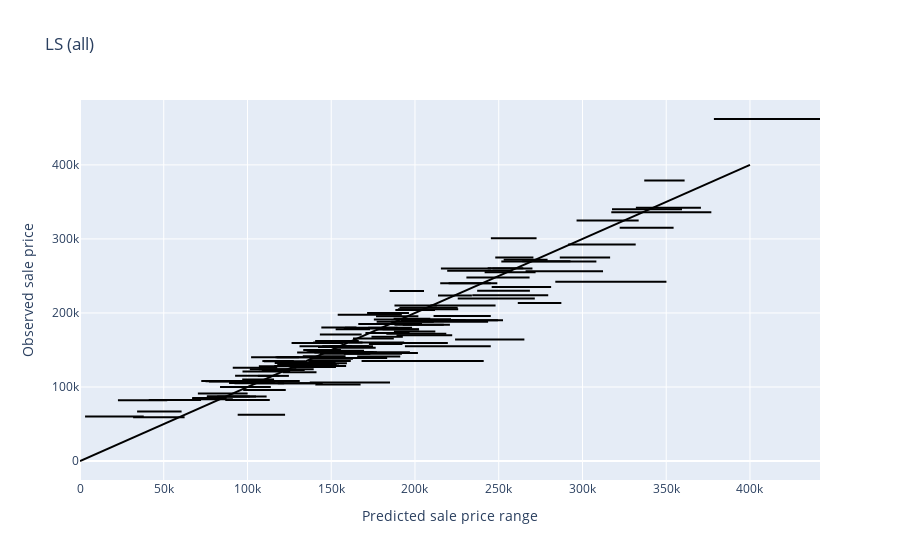

The code cell stored with this chart in its notebook:
### Markdown cell above
Let's use the prediction stability plot function to visualize the range of perturbed predictions for 150 validation set houses for each fit.

### Code cell
val_sample_id = np.random.choice(ames_val_preprocessed.shape[0], 150, replace=False)
plot_prediction_range(ls_all_val_pred_perturbed, 'LS (all)', sample_index=val_sample_id)

### Figure 1 — Plotly figure (JSON) as saved in the notebook; plotly's stock layout.template omitted (floating-point values rounded to 4 significant figures)
{"data": [{"line": {"color": "black"}, "mode": "lines", "showlegend": false, "type": "scatter", "x": [176700.0, 202000.0], "y": [195500, 195500]}, {"line": {"color": "black"}, "mode": "lines", "showlegend": false, "type": "scatter", "x": [187400.0, 212100.0], "y": [175000, 175000]}, {"line": {"color": "black"}, "mode": "lines", "showlegend": false, "type": "scatter", "x": [220100.0, 249200.0], "y": [240000, 240000]}, {"line": {"color": "black"}, "mode": "lines", "showlegend": false, "type": "scatter", "x": [192000.0, 221500.0], "y": [191500, 191500]}, {"line": {"color": "black"}, "mode": "lines", "showlegend": false, "type": "scatter", "x": [166100.0, 204200.0], "y": [185000, 185000]}, {"line": {"color": "black"}, "mode": "lines", "showlegend": false, "type": "scatter", "x": [152600.0, 173200.0], "y": [178000, 178000]}, {"line": {"color": "black"}, "mode": "lines", "showlegend": false, "type": "scatter", "x": [144100.0, 165100.0], "y": [180400, 180400]}, {"line": {"color": "black"}, "mode": "lines", "showlegend": false, "type": "scatter", "x": [223900.0, 265300.0], "y": [164000, 164000]}, {"line": {"color": "black"}, "mode": "lines", "showlegend": false, "type": "scatter", "x": [194000.0, 245300.0], "y": [155000, 155000]}, {"line": {"color": "black"}, "mode": "lines", "showlegend": false, "type": "scatter", "x": [209200.0, 248100.0], "y": [210000, 210000]}, {"line": {"color": "black"}, "mode": "lines", "showlegend": false, "type": "scatter", "x": [245800.0, 281300.0], "y": [235000, 235000]}, {"line": {"color": "black"}, "mode": "lines", "showlegend": false, "type": "scatter", "x": [291400.0, 331800.0], "y": [292500, 292500]}, {"line": {"color": "black"}, "mode": "lines", "showlegend": false, "type": "scatter", "x": [211300.0, 249500.0], "y": [190000, 190000]}, {"line": {"color": "black"}, "mode": "lines", "showlegend": false, "type": "scatter", "x": [153900.0, 192200.0], "y": [197500, 197500]}, {"line": {"color": "black"}, "mode": "lines", "showlegend": false, "type": "scatter", "x": [91210.0, 117800.0], "y": [126000, 126000]}, {"line": {"color": "black"}, "mode": "lines", "showlegend": false, "type": "scatter", "x": [97420.0, 122800.0], "y": [96000, 96000]}, {"line": {"color": "black"}, "mode": "lines", "showlegend": false, "type": "scatter", "x": [88990.0, 116400.0], "y": [105500, 105500]}, {"line": {"color": "black"}, "mode": "lines", "showlegend": false, "type": "scatter", "x": [108500.0, 134200.0], "y": [123000, 123000]}, {"line": {"color": "black"}, "mode": "lines", "showlegend": false, "type": "scatter", "x": [136400.0, 157300.0], "y": [148500, 148500]}, {"line": {"color": "black"}, "mode": "lines", "showlegend": false, "type": "scatter", "x": [135300.0, 169600.0], "y": [148800, 148800]}, {"line": {"color": "black"}, "mode": "lines", "showlegend": false, "type": "scatter", "x": [378500.0, 441800.0], "y": [462000, 462000]}, {"line": {"color": "black"}, "mode": "lines", "showlegend": false, "type": "scatter", "x": [296500.0, 333600.0], "y": [325000, 325000]}, {"line": {"color": "black"}, "mode": "lines", "showlegend": false, "type": "scatter", "x": [266000.0, 312300.0], "y": [256300, 256300]}, {"line": {"color": "black"}, "mode": "lines", "showlegend": false, "type": "scatter", "x": [286500.0, 316500.0], "y": [275000, 275000]}, {"line": {"color": "black"}, "mode": "lines", "showlegend": false, "type": "scatter", "x": [336900.0, 361000.0], "y": [379000, 379000]}, {"line": {"color": "black"}, "mode": "lines", "showlegend": false, "type": "scatter", "x": [331900.0, 370700.0], "y": [342000, 342000]}, {"line": {"color": "black"}, "mode": "lines", "showlegend": false, "type": "scatter", "x": [211100.0, 236300.0], "y": [196000, 196000]}, {"line": {"color": "black"}, "mode": "lines", "showlegend": false, "type": "scatter", "x": [174000.0, 192700.0], "y": [167800, 167800]}, {"line": {"color": "black"}, "mode": "lines", "showlegend": false, "type": "scatter", "x": [160600.0, 193500.0], "y": [160200, 160200]}, {"line": {"color": "black"}, "mode": "lines", "showlegend": false, "type": "scatter", "x": [187700.0, 217200.0], "y": [184100, 184100]}, {"line": {"color": "black"}, "mode": "lines", "showlegend": false, "type": "scatter", "x": [163000.0, 187400.0], "y": [165500, 165500]}, {"line": {"color": "black"}, "mode": "lines", "showlegend": false, "type": "scatter", "x": [187200.0, 209200.0], "y": [192000, 192000]}, {"line": {"color": "black"}, "mode": "lines", "showlegend": false, "type": "scatter", "x": [158200.0, 189600.0], "y": [180000, 180000]}, {"line": {"color": "black"}, "mode": "lines", "showlegend": false, "type": "scatter", "x": [317600.0, 359400.0], "y": [340000, 340000]}, {"line": {"color": "black"}, "mode": "lines", "showlegend": false, "type": "scatter", "x": [317200.0, 376900.0], "y": [336000, 336000]}, {"line": {"color": "black"}, "mode": "lines", "showlegend": false, "type": "scatter", "x": [243400.0, 264700.0], "y": [260400, 260400]}, {"line": {"color": "black"}, "mode": "lines", "showlegend": false, "type": "scatter", "x": [246200.0, 270100.0], "y": [260000, 260000]}, {"line": {"color": "black"}, "mode": "lines", "showlegend": false, "type": "scatter", "x": [230700.0, 268400.0], "y": [248000, 248000]}, {"line": {"color": "black"}, "mode": "lines", "showlegend": false, "type": "scatter", "x": [215500.0, 245700.0], "y": [260000, 260000]}, {"line": {"color": "black"}, "mode": "lines", "showlegend": false, "type": "scatter", "x": [187800.0, 213100.0], "y": [210000, 210000]}, {"line": {"color": "black"}, "mode": "lines", "showlegend": false, "type": "scatter", "x": [184800.0, 205400.0], "y": [229800, 229800]}, {"line": {"color": "black"}, "mode": "lines", "showlegend": false, "type": "scatter", "x": [153200.0, 177300.0], "y": [147000, 147000]}, {"line": {"color": "black"}, "mode": "lines", "showlegend": false, "type": "scatter", "x": [157500.0, 196800.0], "y": [179000, 179000]}, {"line": {"color": "black"}, "mode": "lines", "showlegend": false, "type": "scatter", "x": [143200.0, 168200.0], "y": [171000, 171000]}, {"line": {"color": "black"}, "mode": "lines", "showlegend": false, "type": "scatter", "x": [140400.0, 166400.0], "y": [162000, 162000]}, {"line": {"color": "black"}, "mode": "lines", "showlegend": false, "type": "scatter", "x": [108900.0, 127600.0], "y": [135000, 135000]}, {"line": {"color": "black"}, "mode": "lines", "showlegend": false, "type": "scatter", "x": [117800.0, 137900.0], "y": [131400, 131400]}, {"line": {"color": "black"}, "mode": "lines", "showlegend": false, "type": "scatter", "x": [127000.0, 152800.0], "y": [127000, 127000]}, {"line": {"color": "black"}, "mode": "lines", "showlegend": false, "type": "scatter", "x": [94140.0, 122400.0], "y": [62383, 62383]}, {"line": {"color": "black"}, "mode": "lines", "showlegend": false, "type": "scatter", "x": [143400.0, 175300.0], "y": [147110, 147110]}, {"line": {"color": "black"}, "mode": "lines", "showlegend": false, "type": "scatter", "x": [188300.0, 212000.0], "y": [204000, 204000]}, {"line": {"color": "black"}, "mode": "lines", "showlegend": false, "type": "scatter", "x": [245300.0, 272600.0], "y": [301000, 301000]}, {"line": {"color": "black"}, "mode": "lines", "showlegend": false, "type": "scatter", "x": [185900.0, 211200.0], "y": [188000, 188000]}, {"line": {"color": "black"}, "mode": "lines", "showlegend": false, "type": "scatter", "x": [221200.0, 252600.0], "y": [190000, 190000]}, {"line": {"color": "black"}, "mode": "lines", "showlegend": false, "type": "scatter", "x": [219200.0, 258100.0], "y": [256900, 256900]}, {"line": {"color": "black"}, "mode": "lines", "showlegend": false, "type": "scatter", "x": [237100.0, 268600.0], "y": [230000, 230000]}, {"line": {"color": "black"}, "mode": "lines", "showlegend": false, "type": "scatter", "x": [168100.0, 198200.0], "y": [135000, 135000]}, {"line": {"color": "black"}, "mode": "lines", "showlegend": false, "type": "scatter", "x": [172500.0, 192500.0], "y": [158000, 158000]}, {"line": {"color": "black"}, "mode": "lines", "showlegend": false, "type": "scatter", "x": [147500.0, 161600.0], "y": [147000, 147000]}, {"line": {"color": "black"}, "mode": "lines", "showlegend": false, "type": "scatter", "x": [106700.0, 139500.0], "y": [124000, 124000]}, {"line": {"color": "black"}, "mode": "lines", "showlegend": false, "type": "scatter", "x": [41040.0, 72270.0], "y": [82500, 82500]}, {"line": {"color": "black"}, "mode": "lines", "showlegend": false, "type": "scatter", "x": [81900.0, 111400.0], "y": [87000, 87000]}, {"line": {"color": "black"}, "mode": "lines", "showlegend": false, "type": "scatter", "x": [106800.0, 130100.0], "y": [128000, 128000]}, {"line": {"color": "black"}, "mode": "lines", "showlegend": false, "type": "scatter", "x": [133000.0, 158600.0], "y": [141500, 141500]}, {"line": {"color": "black"}, "mode": "lines", "showlegend": false, "type": "scatter", "x": [189800.0, 225800.0], "y": [205000, 205000]}, {"line": {"color": "black"}, "mode": "lines", "showlegend": false, "type": "scatter", "x": [133300.0, 155800.0], "y": [150000, 150000]}, {"line": {"color": "black"}, "mode": "lines", "showlegend": false, "type": "scatter", "x": [187100.0, 219600.0], "y": [159500, 159500]}, {"line": {"color": "black"}, "mode": "lines", "showlegend": false, "type": "scatter", "x": [197200.0, 241000.0], "y": [135000, 135000]}, {"line": {"color": "black"}, "mode": "lines", "showlegend": false, "type": "scatter", "x": [117900.0, 137200.0], "y": [131000, 131000]}, {"line": {"color": "black"}, "mode": "lines", "showlegend": false, "type": "scatter", "x": [92230.0, 121900.0], "y": [105000, 105000]}, {"line": {"color": "black"}, "mode": "lines", "showlegend": false, "type": "scatter", "x": [76990.0, 114100.0], "y": [107500, 107500]}, {"line": {"color": "black"}, "mode": "lines", "showlegend": false, "type": "scatter", "x": [31710.0, 62450.0], "y": [59000, 59000]}, {"line": {"color": "black"}, "mode": "lines", "showlegend": false, "type": "scatter", "x": [103200.0, 144900.0], "y": [105000, 105000]}, {"line": {"color": "black"}, "mode": "lines", "showlegend": false, "type": "scatter", "x": [182900.0, 218700.0], "y": [172000, 172000]}, {"line": {"color": "black"}, "mode": "lines", "showlegend": false, "type": "scatter", "x": [116000.0, 140100.0], "y": [128500, 128500]}, {"line": {"color": "black"}, "mode": "lines", "showlegend": false, "type": "scatter", "x": [150900.0, 176500.0], "y": [153000, 153000]}, {"line": {"color": "black"}, "mode": "lines", "showlegend": false, "type": "scatter", "x": [283800.0, 350100.0], "y": [242000, 242000]}, {"line": {"color": "black"}, "mode": "lines", "showlegend": false, "type": "scatter", "x": [123500.0, 152600.0], "y": [133000, 133000]}, {"line": {"color": "black"}, "mode": "lines", "showlegend": false, "type": "scatter", "x": [136600.0, 159400.0], "y": [132000, 132000]}, {"line": {"color": "black"}, "mode": "lines", "showlegend": false, "type": "scatter", "x": [137100.0, 162900.0], "y": [138000, 138000]}, {"line": {"color": "black"}, "mode": "lines", "showlegend": false, "type": "scatter", "x": [116200.0, 138900.0], "y": [132500, 132500]}, {"line": {"color": "black"}, "mode": "lines", "showlegend": false, "type": "scatter", "x": [109800.0, 134300.0], "y": [134800, 134800]}, {"line": {"color": "black"}, "mode": "lines", "showlegend": false, "type": "scatter", "x": [143300.0, 173400.0], "y": [144750, 144750]}, {"line": {"color": "black"}, "mode": "lines", "showlegend": false, "type": "scatter", "x": [148900.0, 175000.0], "y": [155000, 155000]}, {"line": {"color": "black"}, "mode": "lines", "showlegend": false, "type": "scatter", "x": [135200.0, 154600.0], "y": [128900, 128900]}, {"line": {"color": "black"}, "mode": "lines", "showlegend": false, "type": "scatter", "x": [116700.0, 140700.0], "y": [140000, 140000]}, {"line": {"color": "black"}, "mode": "lines", "showlegend": false, "type": "scatter", "x": [74940.0, 94760.0], "y": [107900, 107900]}, {"line": {"color": "black"}, "mode": "lines", "showlegend": false, "type": "scatter", "x": [70380.0, 100100.0], "y": [91300, 91300]}, {"line": {"color": "black"}, "mode": "lines", "showlegend": false, "type": "scatter", "x": [96850.0, 115900.0], "y": [110000, 110000]}, {"line": {"color": "black"}, "mode": "lines", "showlegend": false, "type": "scatter", "x": [137200.0, 185100.0], "y": [106000, 106000]}, {"line": {"color": "black"}, "mode": "lines", "showlegend": false, "type": "scatter", "x": [129600.0, 162500.0], "y": [146500, 146500]}, {"line": {"color": "black"}, "mode": "lines", "showlegend": false, "type": "scatter", "x": [130000.0, 158900.0], "y": [128500, 128500]}, {"line": {"color": "black"}, "mode": "lines", "showlegend": false, "type": "scatter", "x": [75920.0, 105100.0], "y": [87000, 87000]}, {"line": {"color": "black"}, "mode": "lines", "showlegend": false, "type": "scatter", "x": [165500.0, 191200.0], "y": [141000, 141000]}, {"line": {"color": "black"}, "mode": "lines", "showlegend": false, "type": "scatter", "x": [136300.0, 161700.0], "y": [135000, 135000]}, {"line": {"color": "black"}, "mode": "lines", "showlegend": false, "type": "scatter", "x": [142100.0, 167700.0], "y": [154000, 154000]}, {"line": {"color": "black"}, "mode": "lines", "showlegend": false, "type": "scatter", "x": [86750.0, 113300.0], "y": [82500, 82500]}, {"line": {"color": "black"}, "mode": "lines", "showlegend": false, "type": "scatter", "x": [191700.0, 230200.0], "y": [190000, 190000]}, {"line": {"color": "black"}, "mode": "lines", "showlegend": false, "type": "scatter", "x": [118100.0, 140300.0], "y": [105000, 105000]}, {"line": {"color": "black"}, "mode": "lines", "showlegend": false, "type": "scatter", "x": [99610.0, 131200.0], "y": [108000, 108000]}, {"line": {"color": "black"}, "mode": "lines", "showlegend": false, "type": "scatter", "x": [180600.0, 202400.0], "y": [178000, 178000]}, {"line": {"color": "black"}, "mode": "lines", "showlegend": false, "type": "scatter", "x": [172900.0, 197000.0], "y": [147000, 147000]}, {"line": {"color": "black"}, "mode": "lines", "showlegend": false, "type": "scatter", "x": [251600.0, 308300.0], "y": [269500, 269500]}, {"line": {"color": "black"}, "mode": "lines", "showlegend": false, "type": "scatter", "x": [170400.0, 196800.0], "y": [173000, 173000]}, {"line": {"color": "black"}, "mode": "lines", "showlegend": false, "type": "scatter", "x": [247900.0, 270700.0], "y": [275000, 275000]}, {"line": {"color": "black"}, "mode": "lines", "showlegend": false, "type": "scatter", "x": [144600.0, 172500.0], "y": [155000, 155000]}, {"line": {"color": "black"}, "mode": "lines", "showlegend": false, "type": "scatter", "x": [177100.0, 202400.0], "y": [177500, 177500]}, {"line": {"color": "black"}, "mode": "lines", "showlegend": false, "type": "scatter", "x": [190700.0, 225500.0], "y": [207000, 207000]}, {"line": {"color": "black"}, "mode": "lines", "showlegend": false, "type": "scatter", "x": [175400.0, 202400.0], "y": [191000, 191000]}, {"line": {"color": "black"}, "mode": "lines", "showlegend": false, "type": "scatter", "x": [171400.0, 196400.0], "y": [200000, 200000]}, {"line": {"color": "black"}, "mode": "lines", "showlegend": false, "type": "scatter", "x": [172000.0, 198300.0], "y": [180000, 180000]}, {"line": {"color": "black"}, "mode": "lines", "showlegend": false, "type": "scatter", "x": [213700.0, 234000.0], "y": [223500, 223500]}, {"line": {"color": "black"}, "mode": "lines", "showlegend": false, "type": "scatter", "x": [102100.0, 130700.0], "y": [140000, 140000]}, {"line": {"color": "black"}, "mode": "lines", "showlegend": false, "type": "scatter", "x": [241600.0, 272000.0], "y": [255000, 255000]}, {"line": {"color": "black"}, "mode": "lines", "showlegend": false, "type": "scatter", "x": [252900.0, 279200.0], "y": [272000, 272000]}, {"line": {"color": "black"}, "mode": "lines", "showlegend": false, "type": "scatter", "x": [215100.0, 245300.0], "y": [240000, 240000]}, {"line": {"color": "black"}, "mode": "lines", "showlegend": false, "type": "scatter", "x": [225500.0, 271500.0], "y": [219500, 219500]}, {"line": {"color": "black"}, "mode": "lines", "showlegend": false, "type": "scatter", "x": [203900.0, 226000.0], "y": [190000, 190000]}, {"line": {"color": "black"}, "mode": "lines", "showlegend": false, "type": "scatter", "x": [166000.0, 201800.0], "y": [145900, 145900]}, {"line": {"color": "black"}, "mode": "lines", "showlegend": false, "type": "scatter", "x": [72400.0, 105400.0], "y": [108000, 108000]}, {"line": {"color": "black"}, "mode": "lines", "showlegend": false, "type": "scatter", "x": [126300.0, 157200.0], "y": [159500, 159500]}, {"line": {"color": "black"}, "mode": "lines", "showlegend": false, "type": "scatter", "x": [66970.0, 87540.0], "y": [85000, 85000]}, {"line": {"color": "black"}, "mode": "lines", "showlegend": false, "type": "scatter", "x": [118900.0, 150000.0], "y": [131750, 131750]}, {"line": {"color": "black"}, "mode": "lines", "showlegend": false, "type": "scatter", "x": [121100.0, 141200.0], "y": [120000, 120000]}, {"line": {"color": "black"}, "mode": "lines", "showlegend": false, "type": "scatter", "x": [83600.0, 113900.0], "y": [99900, 99900]}, {"line": {"color": "black"}, "mode": "lines", "showlegend": false, "type": "scatter", "x": [140500.0, 167500.0], "y": [103500, 103500]}, {"line": {"color": "black"}, "mode": "lines", "showlegend": false, "type": "scatter", "x": [34090.0, 60660.0], "y": [67000, 67000]}, {"line": {"color": "black"}, "mode": "lines", "showlegend": false, "type": "scatter", "x": [97020.0, 125500.0], "y": [121000, 121000]}, {"line": {"color": "black"}, "mode": "lines", "showlegend": false, "type": "scatter", "x": [3025.0, 38060.0], "y": [60000, 60000]}, {"line": {"color": "black"}, "mode": "lines", "showlegend": false, "type": "scatter", "x": [140000.0, 164400.0], "y": [146500, 146500]}, {"line": {"color": "black"}, "mode": "lines", "showlegend": false, "type": "scatter", "x": [131100.0, 162200.0], "y": [155000, 155000]}, {"line": {"color": "black"}, "mode": "lines", "showlegend": false, "type": "scatter", "x": [117700.0, 145300.0], "y": [140000, 140000]}, {"line": {"color": "black"}, "mode": "lines", "showlegend": false, "type": "scatter", "x": [234200.0, 279500.0], "y": [224000, 224000]}, {"line": {"color": "black"}, "mode": "lines", "showlegend": false, "type": "scatter", "x": [92600.0, 119100.0], "y": [115000, 115000]}, {"line": {"color": "black"}, "mode": "lines", "showlegend": false, "type": "scatter", "x": [101400.0, 129100.0], "y": [123900, 123900]}, {"line": {"color": "black"}, "mode": "lines", "showlegend": false, "type": "scatter", "x": [106100.0, 124700.0], "y": [115000, 115000]}, {"line": {"color": "black"}, "mode": "lines", "showlegend": false, "type": "scatter", "x": [75700.0, 101500.0], "y": [87000, 87000]}, {"line": {"color": "black"}, "mode": "lines", "showlegend": false, "type": "scatter", "x": [125500.0, 153300.0], "y": [129850, 129850]}, {"line": {"color": "black"}, "mode": "lines", "showlegend": false, "type": "scatter", "x": [22650.0, 52080.0], "y": [82000, 82000]}, {"line": {"color": "black"}, "mode": "lines", "showlegend": false, "type": "scatter", "x": [157500.0, 192200.0], "y": [145000, 145000]}, {"line": {"color": "black"}, "mode": "lines", "showlegend": false, "type": "scatter", "x": [189000.0, 222200.0], "y": [170000, 170000]}, {"line": {"color": "black"}, "mode": "lines", "showlegend": false, "type": "scatter", "x": [192700.0, 220900.0], "y": [184000, 184000]}, {"line": {"color": "black"}, "mode": "lines", "showlegend": false, "type": "scatter", "x": [261400.0, 287400.0], "y": [213500, 213500]}, {"line": {"color": "black"}, "mode": "lines", "showlegend": false, "type": "scatter", "x": [264000.0, 292800.0], "y": [270000, 270000]}, {"line": {"color": "black"}, "mode": "lines", "showlegend": false, "type": "scatter", "x": [322200.0, 354400.0], "y": [315000, 315000]}, {"line": {"color": "black"}, "mode": "lines", "showlegend": false, "type": "scatter", "x": [145000.0, 183400.0], "y": [139000, 139000]}, {"line": {"color": "black"}, "mode": "lines", "showlegend": false, "type": "scatter", "x": [66870.0, 91240.0], "y": [83500, 83500]}, {"line": {"color": "black"}, "mode": "lines", "showlegend": false, "type": "scatter", "x": [139200.0, 168700.0], "y": [160000, 160000]}, {"line": {"color": "black"}, "mode": "lines", "showlegend": false, "type": "scatter", "x": [177100.0, 243700.0], "y": [188000, 188000]}, {"line": {"color": "black"}, "mode": "lines", "showlegend": false, "type": "scatter", "x": [215800.0, 245300.0], "y": [196000, 196000]}, {"line": {"color": "black"}, "mode": "lines", "showlegend": false, "type": "scatter", "x": [0, 400000], "y": [0, 400000]}], "layout": {"title": {"text": "LS (all)"}, "xaxis": {"title": {"text": "Predicted sale price range"}}, "yaxis": {"title": {"text": "Observed sale price"}}}}
